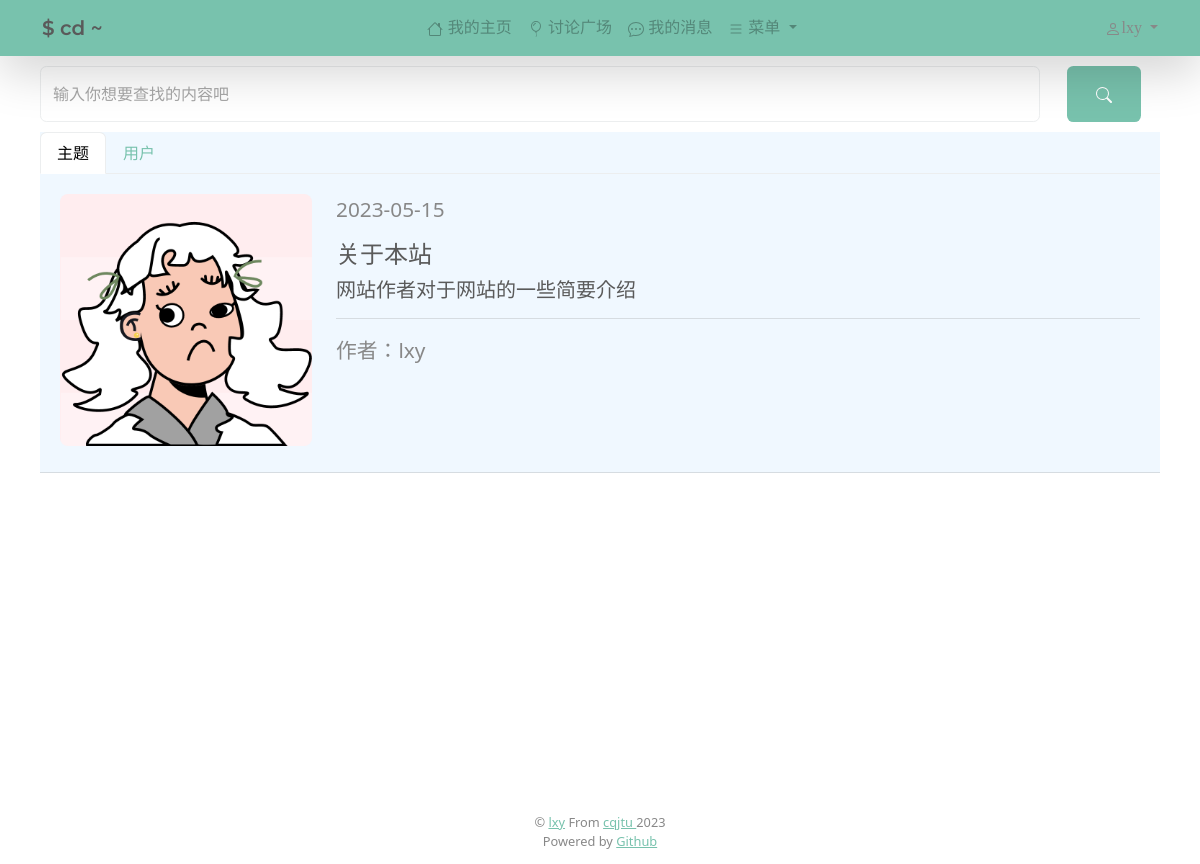
Before: /search/topics (signed in) with the older database file.
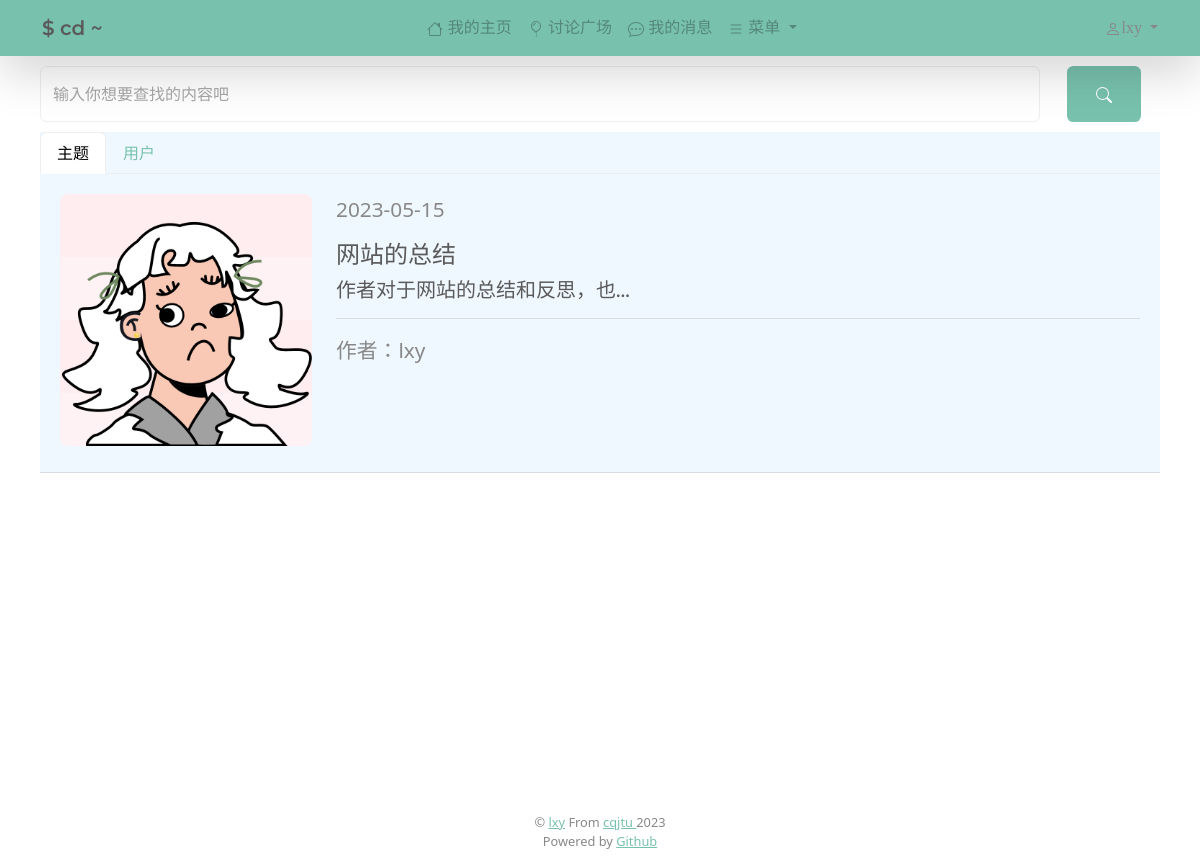
After: the same page with the newer database file.
### web/models.py (models this page shows)
class Postings(models.Model):
    id = models.AutoField(primary_key=True)
    username = models.CharField(max_length=100, null=False, blank=False)
    content = models.TextField(max_length=10000,null=False, blank=False)
    title = models.CharField(max_length=50,null=False, blank=False)
    subtitle = models.CharField(max_length=100,null=False, blank=False)
    create_time = models.DateTimeField(default = datetime.datetime.now)
    update_time = models.DateTimeField(auto_now=True)

### web/views.py (the view)
# urls.py: path("search/<str:tabs>", views.search, name='search'),
@login_required(login_url='login')
def search(request, tabs):
    if request.method == 'POST':
        query = request.POST.get('query_value')
        if tabs == 'topics':
            posts = Postings.objects.filter(
                Q(title__contains=query) | Q(subtitle__contains=query)
            )[:20]
            context = {'isactive':'search', 'posts': posts, 'tabs':'topics'}
        else :
            users = User.objects.exclude(username=request.user.username).filter(username__contains=query)[:20]
            context = {'isactive':'search', 'users': users, 'tabs':'users'}
    else:
        if tabs == 'topics':
            posts = Postings.objects.all()[:20]
            context = {'isactive':'search', 'posts': posts, 'tabs':'topics'}
        else :
            users = User.objects.exclude(username=request.user.username).all()[:20]
            context = {'isactive':'search', 'users': users, 'tabs':'users'}
    return render(request, 'web/search.html', context)

### web/templatetags/get_mod.py (called while the page is built)
@register.filter
def get_mod(arg1, arg2):
    return arg1 % int(arg2) + 1

### web/templates/web/search.html (shortened to what this page needs)
{% extends 'main.html' %}
{% load static %}
{% load get_mod %}
{% block content %}
<div class="container text-center" style="padding: 10px;">
    <div class="search-wrap">
        <form class="search-box d-flex" action="{% url 'search' tabs %}" method="post">
            <input name="query_value" class="search-content form-control me-2" placeholder="输入你想要查找的内容吧">
            <button class="search-btn btn bg-primary" style="width: 10vh; color: #ffff;" type="submit">
            </button>
        </form>
    </div>
    <div class="result-box">
        <ul class="nav nav-tabs">
            <li class="nav-item">
              <a class="nav-link
                {% if tabs == 'topics' %}active{% endif %}"
                href="{% url 'search' 'topics' %}">主题</a>
            </li>
            <li class="nav-item">
              <a class="nav-link
              {% if tabs == 'users' %}active{% endif %}"
              href="{% url 'search' 'users' %}">用户</a>
            </li>
          </ul>
          <div class="result-content">
            {% if tabs == 'topics' %}
                <div class="post-list">
                    {% for post in posts %}
                        <div class="post-item text-start">
                            <div class="row">
                                <div class="col-3">
                                    <img
                                        src="{% static 'images' %}/{{ post.id|get_mod:100  }}.png"
                                    />
                                </div>
                                <div class="col-9">
                                    <div class="post-item-info">
                                        <p>{{ post.create_time|date:"Y-m-d" }}</p>
                                        <a href="{% url 'postContent' post.id %}">
                                            <h4 class="text-truncate" style="max-width: 200px;">{{ post.title }}</h4>
                                            <h5 class="text-truncate" style="max-width: 300px;">{{ post.subtitle }}</h5>
                                        </a>
                                        <hr />
                                        <p>作者：{{ post.username }}</p>
                                    </div>
                                </div>
                            </div>
                        </div>
                        <hr />
                    {% endfor %}
                </div>
            {% endif %}
          </div>
    </div>
  </div>
{% endblock %}

Changed rows visible on the page:
changed Postings "lxy": title "关于本站" → "网站的总结"; subtitle "网站作者对于网站的一些简要介绍" → "作者对于网站的总结和反思，也…"
